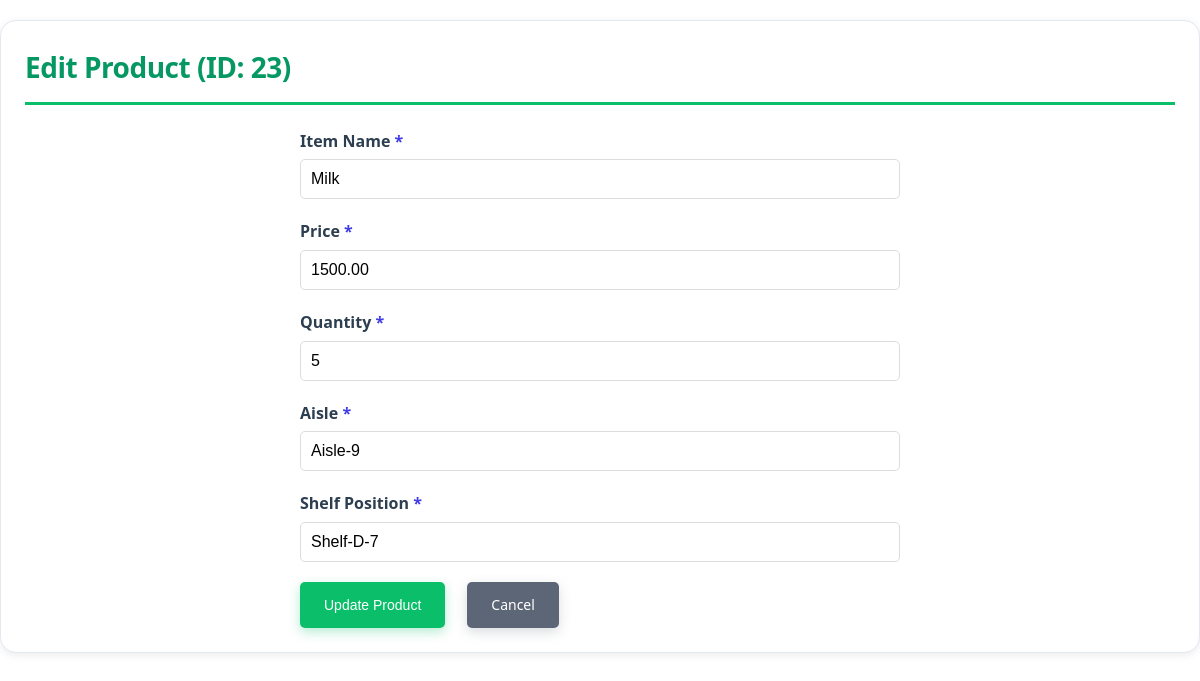
Page /update.php?id=23 (signed in) on the committed database.
### tables this page shows
CREATE TABLE `items` (
  `item_id` int(11) NOT NULL AUTO_INCREMENT PRIMARY KEY,
  `item_name` varchar(255) NOT NULL,
  `price` decimal(10,2) NOT NULL,
  `quantity` int(11) NOT NULL DEFAULT 0,
  `isles` varchar(100) NOT NULL,
  `shelf_position` varchar(100) NOT NULL,
  `created_at` timestamp NOT NULL DEFAULT current_timestamp(),
  `updated_at` timestamp NOT NULL DEFAULT current_timestamp() ON UPDATE current_timestamp()
);

### update.php (the view, shortened to what this page needs)
<?php
$item_id = $_GET['id'] ?? null;
$conn = getDBConnection();
$stmt = $conn->prepare("SELECT * FROM items WHERE item_id = ?");
$stmt->bind_param("i", $item_id);
$stmt->execute();
$result = $stmt->get_result();
$item = $result->fetch_assoc();
?>
<!DOCTYPE html>
<html lang="en">
<head>
    <link rel="stylesheet" href="style.css">
    <link rel="stylesheet" href="https://cdnjs.cloudflare.com/ajax/libs/font-awesome/6.4.0/css/all.min.css" />
</head>
<body>
    <div class="container">
        <h1>Edit Product (ID: <?php echo htmlspecialchars($item['item_id']); ?>)</h1>
        <div class="form-container">
            <form method="POST" action="">
                <div class="form-group">
                    <label for="item_name">Item Name <span class="required">*</span></label>
                    <input type="text" id="item_name" name="item_name" required
                           value="<?php echo htmlspecialchars($item['item_name']); ?>">
                </div>
                <div class="form-group">
                    <label for="price">Price <span class="required">*</span></label>
                    <input type="number" id="price" name="price" step="0.01" min="0.01" required
                           value="<?php echo htmlspecialchars($item['price']); ?>">
                </div>
                <div class="form-group">
                    <label for="quantity">Quantity <span class="required">*</span></label>
                    <input type="number" id="quantity" name="quantity" min="0" required
                           value="<?php echo htmlspecialchars($item['quantity']); ?>">
                </div>
                <div class="form-group">
                    <label for="isles">Aisle <span class="required">*</span></label>
                    <input type="text" id="isles" name="isles" required
                           value="<?php echo htmlspecialchars($item['isles']); ?>">
                </div>
                <div class="form-group">
                    <label for="shelf_position">Shelf Position <span class="required">*</span></label>
                    <input type="text" id="shelf_position" name="shelf_position" required
                           value="<?php echo htmlspecialchars($item['shelf_position']); ?>">
                </div>
                <div class="form-actions">
                    <button type="submit" class="btn btn-primary">Update Product</button>
                    <a href="items.php" class="btn btn-secondary">Cancel</a>
                </div>
            </form>
        </div>
    </div>
</body>
</html>

### style.css (style rules this page uses)
* { margin: 0; padding: 0; box-sizing: border-box; }
:root { --color-primary: #0bbf6a; --color-primary-light: #22d485; --color-primary-dark: #059862; --color-secondary: #5c6676; --color-secondary-dark: #434b5c; --color-accent: #9ce7c4; }
body { font-family: 'Segoe UI', Tahoma, Geneva, Verdana, sans-serif; background: #ffffff; color: #2d3748; line-height: 1.6; min-height: 100vh; }
.container { max-width: 1200px; margin: 20px auto; padding: 24px; background-color: #ffffff; border-radius: 16px; box-shadow: 0 2px 8px rgba(0, 0, 0, 0.08); border: 1px solid #e2e8f0; }
h1 { color: var(--color-primary-dark); margin-bottom: 24px; border-bottom: 3px solid var(--color-primary); padding-bottom: 12px; font-weight: 600; text-transform: none; letter-spacing: -0.5px; font-size: 28px; }
.btn { display: inline-block; padding: 10px 20px; text-decoration: none; border-radius: 5px; border: none; cursor: pointer; font-size: 14px; transition: background-color 0.3s; margin-right: 10px; }
.btn-primary { background: var(--color-primary); color: white; font-weight: 500; text-transform: none; letter-spacing: 0; box-shadow: 0 4px 12px rgba(11, 191, 106, 0.3); transition: all 0.3s ease; }
.btn-secondary { background: var(--color-secondary); color: white; font-weight: 500; box-shadow: 0 4px 12px rgba(107, 114, 128, 0.25); transition: all 0.3s ease; }
.form-container { max-width: 600px; margin: 0 auto; }
.form-group { margin-bottom: 20px; }
.form-group label { display: block; margin-bottom: 5px; font-weight: bold; color: #2c3e50; }
.form-group input[type="text"], .form-group input[type="number"], .form-group input[type="password"] { width: 100%; padding: 10px; border: 1px solid #ddd; border-radius: 5px; font-size: 16px; }
.required { color: #3f3ce7; }
.form-actions { margin-top: 30px; }
.form-actions { display: flex; gap: 12px; margin-top: 20px; justify-content: flex-start; }
.form-actions .btn { padding: 12px 24px; font-size: 14px; }

### rows in the picture
items: item_id "23", item_name "Milk", price "1500.00", quantity "5", isles "Aisle-9", shelf_position "Shelf-D-7"
